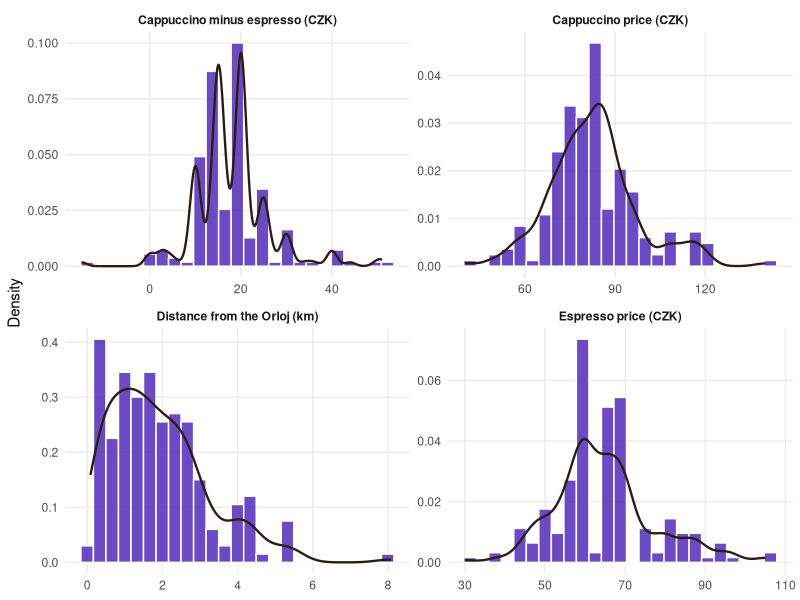
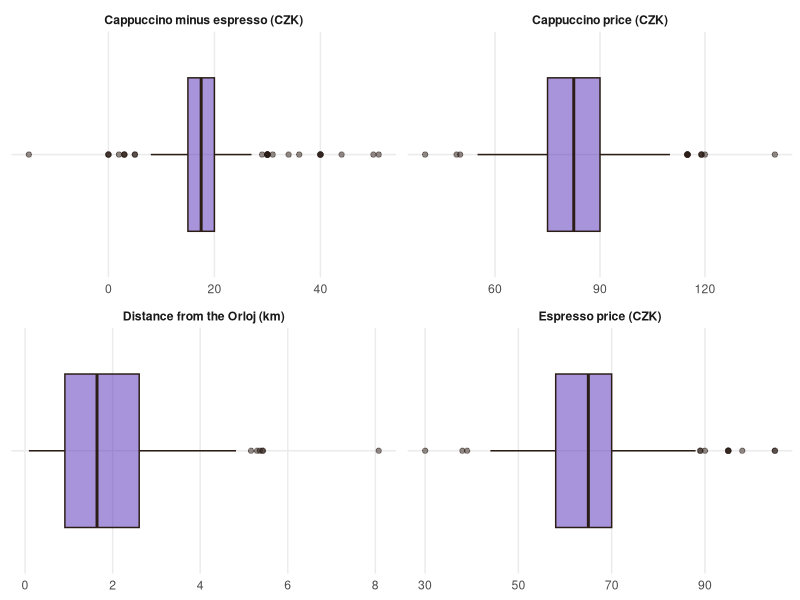
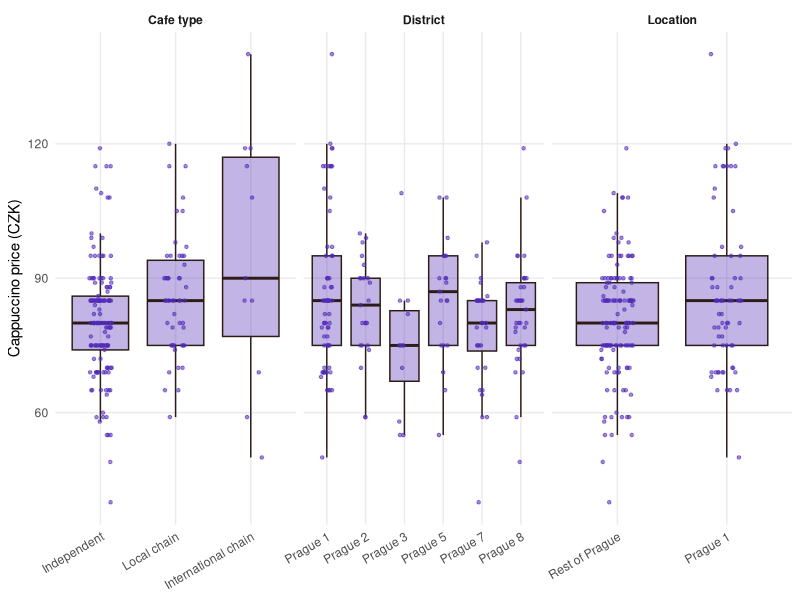
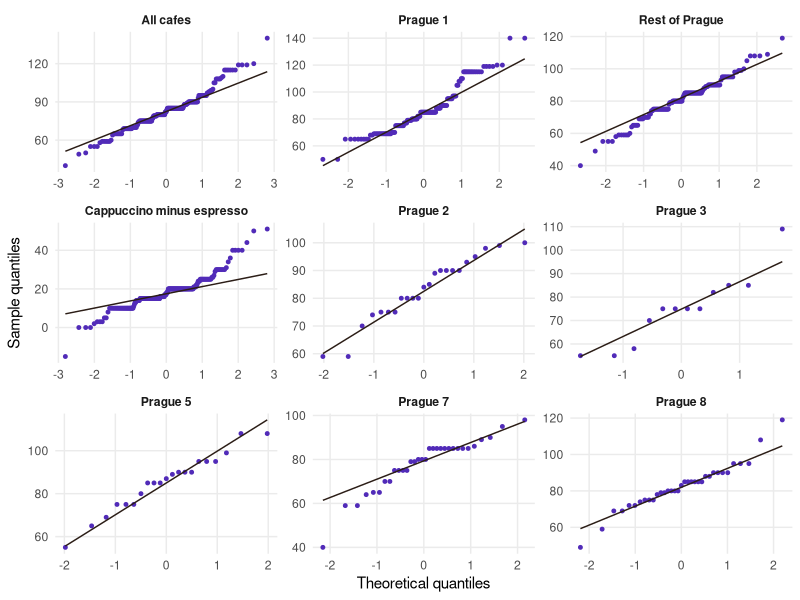

Write the R code that produced these figures, in order.
# =============================================================================
# 02_descriptives.R  --  Prague Cafe Project, Batch 1
#
# Reads analysis/cafe_clean.csv (made by 01_cleaning.R) and produces the
# description of the data and the checks of distributions and normality that
# are needed to choose the primary method for each question in 03_tests.R.
# All tables go to report/tables, all figures to report/figures.
#
# RUN FROM THE REPOSITORY ROOT. Order: 01_cleaning.R -> 02_descriptives.R -> 03_tests.R
# =============================================================================

## 0. SETUP ------------------------------------------------------------------
if (!file.exists("analysis/cafe_clean.csv")) stop("Run 01_cleaning.R first (from the repository root).")
dir.create("report/tables",  recursive = TRUE, showWarnings = FALSE)
dir.create("report/figures", recursive = TRUE, showWarnings = FALSE)

load_packages <- function(pkgs) {
  for (p in pkgs) {
    if (!requireNamespace(p, quietly = TRUE)) install.packages(p, repos = "https://cloud.r-project.org")
    library(p, character.only = TRUE)
  }
}
load_packages(c("ggplot2", "xtable"))

COP <- "#512bb8"; ESP <- "#2B1D16"; GREY <- "#8A7F76"       # colours used in all figures
theme_set(theme_minimal(base_size = 11) +
          theme(panel.grid.minor = element_blank(),
                plot.title = element_text(face = "bold"),
                strip.text = element_text(face = "bold")))

save_fig <- function(p, name, w = 6.5, h = 4) {
  ggsave(file.path("report/figures", paste0(name, ".pdf")), p, width = w, height = h)
}
save_tab <- function(df, name, align = NULL, digits = 2) {
  print(xtable(df, align = align, digits = digits),
        file = file.path("report/tables", paste0(name, ".tex")),
        floating = FALSE, booktabs = TRUE, include.rownames = FALSE,
        sanitize.text.function = function(x) x)
}

d <- read.csv("analysis/cafe_clean.csv", stringsAsFactors = FALSE)
d$type     <- factor(d$type, levels = c("Independent", "Local chain", "International chain"))
d$prague1  <- factor(d$prague1, levels = c("Rest of Prague", "Prague 1"))
d$district <- factor(d$district)
# districts with at least 12 cafes (the brief): Prague 1, 2, 3, 5, 7, 8
d$district_main <- factor(ifelse(d$district %in% paste("Prague", c(1, 2, 3, 5, 7, 8)),
                                 as.character(d$district), NA),
                          levels = paste("Prague", c(1, 2, 3, 5, 7, 8)))
d$diff_cap_esp <- d$cappuccino - d$espresso   # for the paired question

## 1. HELPERS ------------------------------------------------------------------
skew <- function(x) { x <- x[!is.na(x)]; m <- mean(x); mean((x - m)^3) / mean((x - m)^2)^1.5 }
fmt <- function(x, k = 2) formatC(x, format = "f", digits = k)
mean_ci <- function(x) {
  x <- x[!is.na(x)]; n <- length(x)
  half <- qt(.975, n - 1) * sd(x) / sqrt(n)
  c(mean(x) - half, mean(x) + half)
}

## 2. NUMERIC VARIABLES --------------------------------------------------------
num_vars <- list("Cappuccino price (CZK)" = d$cappuccino,
                 "Espresso price (CZK)"   = d$espresso,
                 "Distance from the Orloj (km)" = d$distance,
                 "Cappuccino minus espresso (CZK)" = d$diff_cap_esp)
desc_num <- do.call(rbind, lapply(names(num_vars), function(nm) {
  x <- num_vars[[nm]]; ci <- mean_ci(x)
  data.frame(Variable = nm, n = sum(!is.na(x)), Missing = sum(is.na(x)),
             Mean = fmt(mean(x, na.rm = TRUE)),
             `95\\% CI` = paste0("[", fmt(ci[1]), ", ", fmt(ci[2]), "]"),
             SD = fmt(sd(x, na.rm = TRUE)), Median = fmt(median(x, na.rm = TRUE)),
             IQR = fmt(IQR(x, na.rm = TRUE)),
             Min = fmt(min(x, na.rm = TRUE)), Max = fmt(max(x, na.rm = TRUE)),
             Skew = fmt(skew(x)), check.names = FALSE)
}))
save_tab(desc_num, "descriptives", align = c("l", "l", "r", "r", "r", "r", "r", "r", "r", "r", "r", "r"), digits = 0)
print(desc_num)

## 3. CATEGORICAL VARIABLES ----------------------------------------------------
cat_row <- function(var, levels_tab) {
  data.frame(Variable = var, Level = names(levels_tab),
             n = as.integer(levels_tab),
             Percent = fmt(100 * as.integer(levels_tab) / nrow(d), 1),
             stringsAsFactors = FALSE)
}
t_district <- table(d$district)
t_type     <- table(d$type, useNA = "ifany"); names(t_type)[is.na(names(t_type))] <- "Missing"
t_p1       <- table(d$prague1)
desc_cat <- rbind(cat_row("District", t_district), cat_row("Location", t_p1), cat_row("Cafe type", t_type))
desc_cat$Variable[duplicated(desc_cat$Variable)] <- ""
save_tab(desc_cat, "descriptives_cat", align = c("l", "l", "l", "r", "r"), digits = 0)
print(desc_cat)

## 4. CAPPUCCINO PRICE BY GROUP --------------------------------------------------
grp_row <- function(label, x) {
  ci <- if (length(x) > 2) mean_ci(x) else c(NA, NA)
  data.frame(Group = label, n = length(x), Mean = fmt(mean(x)),
             `95\\% CI` = paste0("[", fmt(ci[1]), ", ", fmt(ci[2]), "]"),
             SD = fmt(sd(x)), Median = fmt(median(x)), IQR = fmt(IQR(x)),
             Skew = fmt(skew(x)), check.names = FALSE)
}
g_list <- c(list("Prague 1" = d$cappuccino[d$prague1 == "Prague 1"],
                 "Rest of Prague" = d$cappuccino[d$prague1 == "Rest of Prague"]),
            setNames(lapply(levels(d$district_main), function(l) d$cappuccino[which(d$district_main == l)]),
                     levels(d$district_main)),
            setNames(lapply(levels(d$type), function(l) d$cappuccino[which(d$type == l)]), levels(d$type)),
            list("Independent" = d$cappuccino[which(d$chain == "Independent")],
                 "Chain (local + international)" = d$cappuccino[which(d$chain == "Chain")]))
# (Independent appears twice: once as a type, once as the reference of the chain indicator; keep one)
g_list <- g_list[!duplicated(names(g_list))]
desc_grp <- do.call(rbind, lapply(names(g_list), function(nm) grp_row(nm, g_list[[nm]])))
save_tab(desc_grp, "descriptives_groups", align = c("l", "l", "r", "r", "r", "r", "r", "r", "r"), digits = 0)
print(desc_grp)

## 5. NORMALITY CHECKS ---------------------------------------------------------
# The plots come first (histograms, box plots, Q-Q plots); the skewness and
# the Shapiro-Wilk test only supplement them. The test has little power in
# small samples and rejects trivial deviations in large ones.
sw <- function(x) if (length(x) >= 3 && length(x) <= 5000) shapiro.test(x)$p.value else NA
norm_tab <- data.frame(
  Sample = names(g_list),
  n = sapply(g_list, length),
  Skewness = fmt(sapply(g_list, skew)),
  `Shapiro--Wilk p` = sapply(sw_p <- sapply(g_list, sw), function(p) if (is.na(p)) "--" else if (p < .001) "$<$.001" else sub("^0", "", fmt(p, 3))),
  check.names = FALSE, row.names = NULL)
extra <- data.frame(Sample = c("All cafes: cappuccino", "All cafes: cappuccino minus espresso", "All cafes: distance"),
                    n = c(sum(!is.na(d$cappuccino)), sum(!is.na(d$diff_cap_esp)), sum(!is.na(d$distance))),
                    Skewness = fmt(c(skew(d$cappuccino), skew(d$diff_cap_esp), skew(d$distance))),
                    `Shapiro--Wilk p` = sapply(list(d$cappuccino, d$diff_cap_esp[!is.na(d$diff_cap_esp)], d$distance), function(x) { p <- sw(x); if (p < .001) "$<$.001" else sub("^0", "", fmt(p, 3)) }),
                    check.names = FALSE)
norm_tab <- rbind(extra, norm_tab)
save_tab(norm_tab, "normality", align = c("l", "l", "r", "r", "r"), digits = 0)
print(norm_tab)

## 6. FIGURES --------------------------------------------------------------------
long <- rbind(
  data.frame(variable = "Cappuccino price (CZK)", value = d$cappuccino),
  data.frame(variable = "Espresso price (CZK)",   value = d$espresso),
  data.frame(variable = "Distance from the Orloj (km)", value = d$distance),
  data.frame(variable = "Cappuccino minus espresso (CZK)", value = d$diff_cap_esp))
long <- long[!is.na(long$value), ]

# 6a. histogram + density
p_hist <- ggplot(long, aes(value)) +
  geom_histogram(aes(y = after_stat(density)), bins = 25, fill = COP, colour = "white", alpha = .85) +
  geom_density(colour = ESP, linewidth = .8) +
  facet_wrap(~variable, scales = "free", ncol = 2) +
  labs(x = NULL, y = "Density")
save_fig(p_hist, "distributions", 7, 5)

# 6b. box plots
p_box <- ggplot(long, aes(x = value, y = variable)) +
  geom_boxplot(fill = COP, alpha = .5, colour = ESP, outlier.colour = ESP) +
  facet_wrap(~variable, scales = "free", ncol = 2) +
  labs(x = NULL, y = NULL) + theme(axis.text.y = element_blank())
save_fig(p_box, "boxplots", 7, 4)

# 6c. groups side by side (cappuccino price)
grp_long <- rbind(
  data.frame(panel = "Location", group = as.character(d$prague1), y = d$cappuccino),
  data.frame(panel = "District", group = as.character(d$district_main), y = d$cappuccino),
  data.frame(panel = "Cafe type", group = as.character(d$type), y = d$cappuccino))
grp_long <- grp_long[!is.na(grp_long$group) & !is.na(grp_long$y), ]
grp_long$group <- factor(grp_long$group, levels = c("Rest of Prague", "Prague 1",
  paste("Prague", c(1, 2, 3, 5, 7, 8))[-1], "Independent", "Local chain", "International chain"))
grp_long$group <- factor(grp_long$group, levels = unique(c(levels(grp_long$group), "Prague 1")))
p_grp <- ggplot(grp_long, aes(group, y)) +
  geom_boxplot(fill = COP, alpha = .35, colour = ESP, outlier.shape = NA) +
  geom_jitter(width = .15, height = 0, size = .9, alpha = .55, colour = COP) +
  facet_wrap(~panel, scales = "free_x", nrow = 1) +
  labs(x = NULL, y = "Cappuccino price (CZK)") +
  theme(axis.text.x = element_text(angle = 30, hjust = 1))
save_fig(p_grp, "groups_side_by_side", 8, 4)

# 6d. normal Q-Q plots (overall, by group, and the paired differences)
qq_long <- rbind(
  data.frame(panel = "All cafes", y = d$cappuccino),
  data.frame(panel = "Prague 1", y = d$cappuccino[d$prague1 == "Prague 1"]),
  data.frame(panel = "Rest of Prague", y = d$cappuccino[d$prague1 == "Rest of Prague"]),
  data.frame(panel = "Cappuccino minus espresso", y = d$diff_cap_esp[!is.na(d$diff_cap_esp)]),
  do.call(rbind, lapply(levels(d$district_main), function(l)
    data.frame(panel = l, y = d$cappuccino[which(d$district_main == l)]))))
qq_long$panel <- factor(qq_long$panel, levels = unique(qq_long$panel))
p_qq <- ggplot(qq_long, aes(sample = y)) +
  stat_qq(colour = COP, size = 1) + stat_qq_line(colour = ESP) +
  facet_wrap(~panel, scales = "free", ncol = 3) +
  labs(x = "Theoretical quantiles", y = "Sample quantiles")
save_fig(p_qq, "qq_plots", 7.5, 7)

cat("\nDescriptive tables and figures written to report/tables and report/figures.\n")
